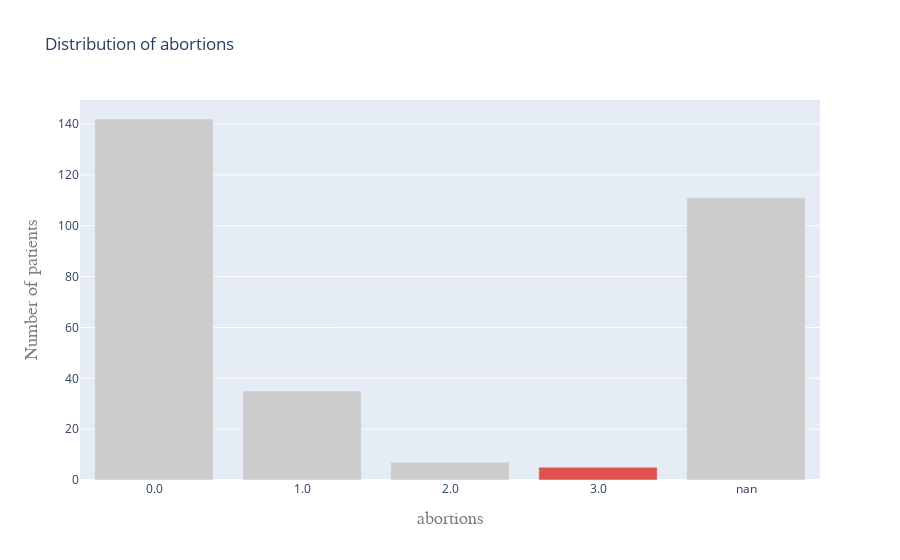

Notebook code for this chart:
### Code cell
plot_distribution_feature(df_static_information, 'abortions', categorical=False)

### Figure 1 — Plotly figure (JSON) as saved in the notebook; plotly's stock layout.template omitted (floating-point values rounded to 4 significant figures)
{"data": [{"marker": {"color": ["rgba(204,204,204,1)", "rgba(204,204,204,1)", "rgba(204,204,204,1)", "rgba(222,45,38,0.8)", "rgba(204,204,204,1)"]}, "type": "bar", "x": ["0.0", "1.0", "2.0", "3.0", "nan"], "y": [142, 35, 7, 5, 111]}], "layout": {"title": {"text": "Distribution of abortions"}, "xaxis": {"title": {"font": {"color": "#7f7f7f", "family": "Courier New, monospace", "size": 18}, "text": "abortions"}}, "yaxis": {"title": {"font": {"color": "#7f7f7f", "family": "Courier New, monospace", "size": 18}, "text": "Number of patients"}}}}
